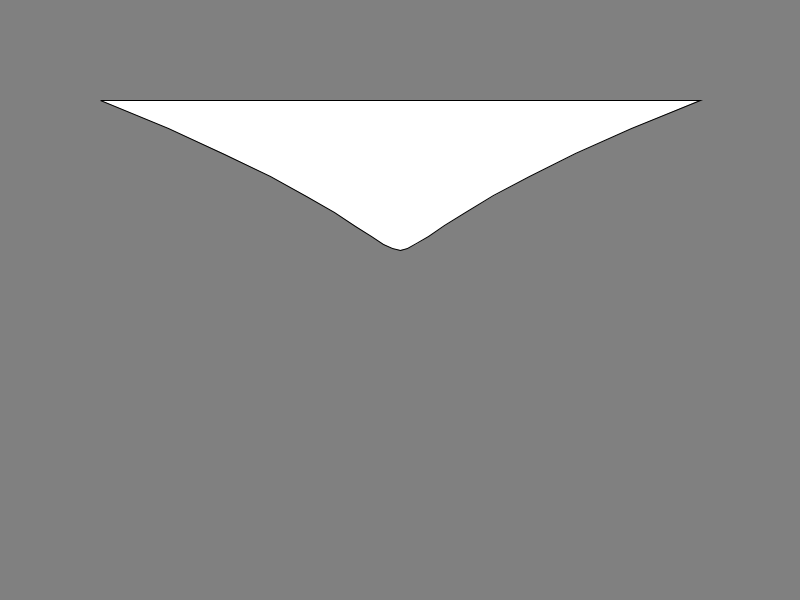
Frame 1 (no input)
Frame 60 (the mouse pressed at the canvas centre just before this capture): identical to frame 1, image omitted
Frame 120 (the mouse held since frame 60 and released just before this capture): identical to frame 1, image omitted

The Processing sketch that drew this single still picture (run headless with seeded random() and noise(); from frame 60 on, the mouse is pressed at the canvas centre):

// Processing sketch: bezier_cubica
// ── bezier_cubica.pde

void setup()
{
  size(800,600);
}

void draw()
{
  background(128);
  float p1x = 100;
  float p1y = 100;
  float p2x = 600;
  float p2y = 300;
  float p3x = 200;
  float p3y = 300;
  float p4x = 700;
  float p4y = 100;
  beginShape();
  vertex(p1x, p1y);
  for(float t = 0; t <= 1; t += 0.05)
  {
    float ax = p1x + t*(p2x-p1x);
    float bx = p2x + t*(p3x-p2x);
    float cx = p3x + t*(p4x-p3x);
    float ay = p1y + t*(p2y-p1y);
    float by = p2y + t*(p3y-p2y);
    float cy = p3y + t*(p4y-p3y);
    
    
    float dx = ax + t*(bx-ax);
    float dy = ay + t*(by-ay);
    float ex = bx + t*(cx-bx);
    float ey = by + t*(cy-by);
    
    float fx = dx + t*(ex-dx);
    float fy = dy + t*(ey-dy);
    
    vertex(fx,fy);  
  }
  vertex(p4x, p4y);
  endShape(CLOSE);
}
